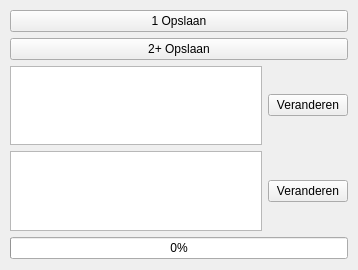
<?xml version="1.0" encoding="UTF-8"?>
<ui version="4.0">
 <class>MainWindow</class>
 <widget class="QMainWindow" name="MainWindow">
  <property name="geometry">
   <rect>
    <x>0</x>
    <y>0</y>
    <width>358</width>
    <height>270</height>
   </rect>
  </property>
  <property name="sizePolicy">
   <sizepolicy hsizetype="Fixed" vsizetype="Fixed">
    <horstretch>0</horstretch>
    <verstretch>0</verstretch>
   </sizepolicy>
  </property>
  <property name="minimumSize">
   <size>
    <width>358</width>
    <height>270</height>
   </size>
  </property>
  <property name="maximumSize">
   <size>
    <width>358</width>
    <height>270</height>
   </size>
  </property>
  <property name="windowTitle">
   <string>WO Filer</string>
  </property>
  <property name="windowIcon">
   <iconset>
    <normaloff>icon.png</normaloff>icon.png</iconset>
  </property>
  <widget class="QWidget" name="centralwidget">
   <widget class="QWidget" name="">
    <property name="geometry">
     <rect>
      <x>10</x>
      <y>10</y>
      <width>338</width>
      <height>249</height>
     </rect>
    </property>
    <layout class="QGridLayout" name="gridLayout">
     <item row="0" column="0" colspan="2">
      <widget class="QPushButton" name="pushButton">
       <property name="text">
        <string>1 Opslaan</string>
       </property>
      </widget>
     </item>
     <item row="1" column="0" colspan="2">
      <widget class="QPushButton" name="pushButton_2">
       <property name="text">
        <string>2+ Opslaan</string>
       </property>
      </widget>
     </item>
     <item row="4" column="1">
      <widget class="QPushButton" name="pushButton_4">
       <property name="text">
        <string>Veranderen</string>
       </property>
      </widget>
     </item>
     <item row="4" column="0">
      <widget class="QTextBrowser" name="textBrowser_2">
       <property name="toolTip">
        <string>Settings opslag locatie</string>
       </property>
      </widget>
     </item>
     <item row="2" column="0">
      <widget class="QTextBrowser" name="textBrowser">
       <property name="toolTip">
        <string>Werkorder opslag locatie</string>
       </property>
       <property name="markdown">
        <string/>
       </property>
       <property name="html">
        <string>&lt;!DOCTYPE HTML PUBLIC &quot;-//W3C//DTD HTML 4.0//EN&quot; &quot;http://www.w3.org/TR/REC-html40/strict.dtd&quot;&gt;
&lt;html&gt;&lt;head&gt;&lt;meta name=&quot;qrichtext&quot; content=&quot;1&quot; /&gt;&lt;style type=&quot;text/css&quot;&gt;
p, li { white-space: pre-wrap; }
&lt;/style&gt;&lt;/head&gt;&lt;body style=&quot; font-family:'MS Shell Dlg 2'; font-size:12pt; font-weight:400; font-style:normal;&quot;&gt;
&lt;p style=&quot;-qt-paragraph-type:empty; margin-top:5px; margin-bottom:5px; margin-left:0px; margin-right:0px; -qt-block-indent:0; text-indent:0px;&quot;&gt;&lt;br /&gt;&lt;/p&gt;&lt;/body&gt;&lt;/html&gt;</string>
       </property>
      </widget>
     </item>
     <item row="2" column="1">
      <widget class="QPushButton" name="pushButton_3">
       <property name="text">
        <string>Veranderen</string>
       </property>
      </widget>
     </item>
     <item row="5" column="0" colspan="2">
      <widget class="QProgressBar" name="progressBar">
       <property name="value">
        <number>0</number>
       </property>
      </widget>
     </item>
    </layout>
   </widget>
  </widget>
  <action name="actionWerkorder_PDF_map">
   <property name="text">
    <string>Werkorder PDF map</string>
   </property>
  </action>
 </widget>
 <resources/>
 <connections/>
</ui>
